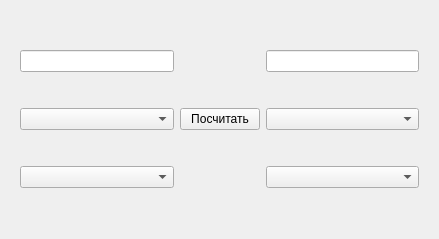
<?xml version="1.0" encoding="UTF-8"?>
<ui version="4.0">
 <class>Calc</class>
 <widget class="QWidget" name="Calc">
  <property name="geometry">
   <rect>
    <x>0</x>
    <y>0</y>
    <width>439</width>
    <height>239</height>
   </rect>
  </property>
  <property name="windowTitle">
   <string>Калькулятор</string>
  </property>
  <layout class="QHBoxLayout" name="horizontalLayout">
   <item>
    <widget class="QWidget" name="widget" native="true">
     <layout class="QHBoxLayout" name="horizontalLayout_2">
      <item>
       <layout class="QVBoxLayout" name="verticalLayout">
        <item>
         <widget class="QLineEdit" name="input_value"/>
        </item>
        <item>
         <widget class="QComboBox" name="input_type"/>
        </item>
        <item>
         <widget class="QComboBox" name="input_year"/>
        </item>
       </layout>
      </item>
      <item>
       <widget class="QPushButton" name="count_btn">
        <property name="sizePolicy">
         <sizepolicy hsizetype="Minimum" vsizetype="Fixed">
          <horstretch>0</horstretch>
          <verstretch>0</verstretch>
         </sizepolicy>
        </property>
        <property name="text">
         <string>Посчитать</string>
        </property>
       </widget>
      </item>
      <item>
       <layout class="QVBoxLayout" name="verticalLayout_2">
        <item>
         <widget class="QLineEdit" name="output_value"/>
        </item>
        <item>
         <widget class="QComboBox" name="output_type"/>
        </item>
        <item>
         <widget class="QComboBox" name="output_year"/>
        </item>
       </layout>
      </item>
     </layout>
    </widget>
   </item>
  </layout>
 </widget>
 <resources/>
 <connections/>
</ui>
